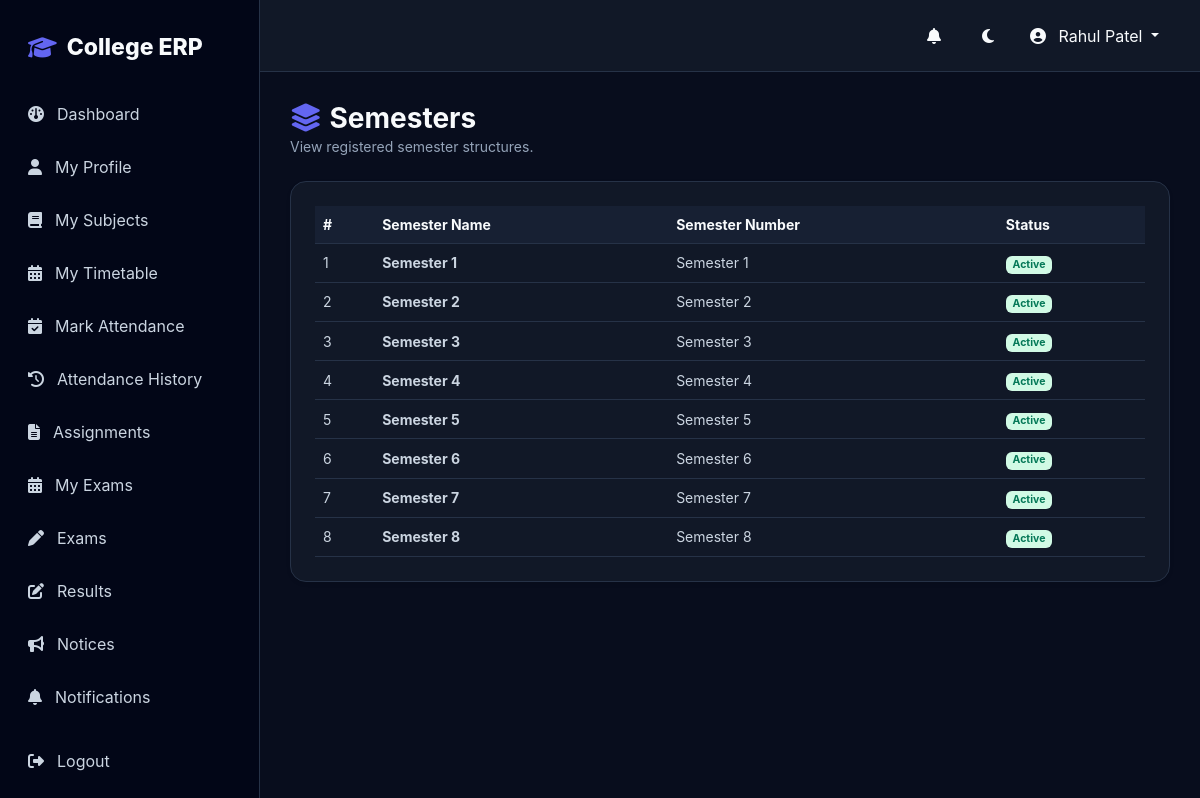
The page /academics/semesters/ (signed in) on the database its author committed.
### academics/models.py (models this page shows, shortened)
class Semester(models.Model):
    name = models.CharField(max_length=50)
    number = models.PositiveIntegerField()
    is_active = models.BooleanField(default=False)
    class Meta:
        ordering = ["number"]

### academics/views.py (the view)
# urls.py: path("semesters/", semester_list, name="semester_list"),
@login_required
def semester_list(request):
    semesters = Semester.objects.all()
    return render(request, "academics/semester_list.html", {"semesters": semesters})

### notifications/context_processors.py (called while the page is built)
def unread_notifications(request):
    if request.user.is_authenticated:
        count = Notification.objects.filter(recipient=request.user, is_read=False).count()
        return {"unread_notifications_count": count}
    return {"unread_notifications_count": 0}

### templates/academics/semester_list.html (shortened to what this page needs)
{% extends "base.html" %}
{% block content %}
<div class="container-fluid p-0">
    <div class="d-flex justify-content-between align-items-center mb-4">
        <div>
            <h1 class="h3 fw-bold m-0"><i class="fa-solid fa-layer-group text-primary me-2"></i>Semesters</h1>
            <p class="text-muted small m-0">View registered semester structures.</p>
        </div>
    </div>
    <div class="card border-0 shadow-sm rounded-4 p-4" style="background: var(--card);">
        <div class="table-responsive">
            <table class="table table-hover align-middle m-0 small">
                <thead>
                    <tr>
                        <th>#</th>
                        <th>Semester Name</th>
                        <th>Semester Number</th>
                        <th>Status</th>
                    </tr>
                </thead>
                <tbody>
                    {% for sem in semesters %}
                    <tr>
                        <td>{{ forloop.counter }}</td>
                        <td><strong>{{ sem.name }}</strong></td>
                        <td>Semester {{ sem.number }}</td>
                        <td>
                            {% if sem.is_active %}
                                <span class="badge bg-success-subtle text-success">Active</span>
                            {% else %}
                                <span class="badge bg-secondary-subtle text-secondary">Inactive</span>
                            {% endif %}
                        </td>
                    </tr>
                    {% empty %}
                    <tr>
                        <td colspan="4" class="text-center py-4 text-muted">No semesters found.</td>
                    </tr>
                    {% endfor %}
                </tbody>
            </table>
        </div>
    </div>
</div>
{% endblock %}

### templates/base.html (shortened to what this page needs)
{% load static %}
<!DOCTYPE html>
<html lang="en">
<head>
    <link
        href="https://cdn.jsdelivr.net/npm/bootstrap@5.3.3/dist/css/bootstrap.min.css"
        rel="stylesheet"
    >
    <link
        href="https://cdnjs.cloudflare.com/ajax/libs/font-awesome/6.7.2/css/all.min.css"
        rel="stylesheet"
    >
    <link
        href="https://unpkg.com/aos@2.3.4/dist/aos.css"
        rel="stylesheet"
    >
</head>
<body>
    {% if user.is_authenticated %}
        {% include "components/sidebar.html" %}
        <main class="main">
            <nav class="navbar-custom">
                <div class="d-flex align-items-center gap-2">
                    <a
                        href="{% url 'notification_list' %}"
                        class="theme-btn position-relative me-1"
                        title="Notifications"
                        style="text-decoration: none; display: inline-flex; align-items: center; justify-content: center;"
                    >
                        <i class="fa-solid fa-bell"></i>
                    </a>
                    <button
                        class="theme-btn"
                        id="themeToggle"
                        title="Toggle theme"
                    >
                        <i class="fa-solid fa-moon"></i>
                    </button>
                    <div class="dropdown">
                        <button
                            class="btn dropdown-toggle"
                            data-bs-toggle="dropdown"
                            style="color: var(--text);"
                        >
                            <i class="fa-solid fa-circle-user me-2"></i>
                            {{ user.get_full_name|default:user.username }}
                        </button>
                    </div>
                </div>
            </nav>
            <section class="content">
                {% block content %}{% endblock %}
            </section>
        </main>
    {% else %}
        {% block auth_content %}{% endblock %}
    {% endif %}
</body>
</html>

### templates/base.html (style rules this page uses)
*, *::before, *::after { transition: background-color .25s ease, color .25s ease, border-color .25s ease; }
:root, [data-theme="dark"] { --bg: #080d1d; --surface: #111827; --surface-2: #172033; --surface-3: #1e293b; --border: #263247; --text: #f8fafc; --text-primary: #f8fafc; --text-secondary: #cbd5e1; --muted: #94a3b8; --primary: #6366f1; --primary-hover: #4f46e5; --primary-dark: #3730a3; --success: #22c55e; --danger: #ef4444; --warning: #f59e0b; --table-header: #172033; --table-cell: #111827; --table-hover: #1e293b; --card: #111827; --card-hover: #172033; --sidebar: #020617; }
body { margin: 0; background: var(--bg) !important; color: var(--text) !important; font-family: Inter, system-ui, -apple-system, BlinkMacSystemFont, "Segoe UI", sans-serif; }
h1, h2, h3, h4, h5, h6, .h1, .h2, .h3, .h4, .h5, .h6, .page-title, .student-name, .stat-value, .percentage { color: var(--text-primary) !important; }
body, p, label, li, dt, dd { color: var(--text-secondary); }
.text-muted, small.text-muted, span.text-muted, p.text-muted, div.text-muted, .subtitle, .stat-label, .stat-small, .text-muted.small, .extra-small { color: var(--muted) !important; }
.text-primary { color: var(--primary) !important; }
table, .table { color: var(--text-secondary) !important; --bs-table-color: var(--text-secondary) !important; --bs-table-bg: transparent !important; --bs-table-border-color: var(--border) !important; }
th, .table th, thead th { color: var(--text-primary) !important; background: var(--table-header) !important; border-color: var(--border) !important; }
td, .table td { color: var(--text-secondary) !important; background: var(--table-cell); border-color: var(--border) !important; }
.event-seminar, .badge.bg-success-subtle { background: #d1fae5 !important; color: #047857 !important; font-weight: 700; }
.dashboard-card, .stat-card, .card, .card-box, .filter-card, .student-card, .date-box, .student-profile-card, .empty-card, .empty-state { background: var(--surface) !important; border: 1px solid var(--border) !important; color: var(--text-secondary) !important; }
.navbar-custom { background: var(--surface) !important; border-bottom: 1px solid var(--border) !important; }
.theme-btn { border: 0; background: transparent; color: var(--text-primary); width: 42px; height: 42px; border-radius: 50%; display: flex; align-items: center; justify-content: center; cursor: pointer; }
a { color: var(--primary); text-decoration: none; }
.sidebar a, .btn, .dropdown-item, .nav-link, .navbar a { text-decoration: none; }
body { margin: 0; background: var(--bg); color: var(--text); font-family: Inter, system-ui, -apple-system, BlinkMacSystemFont, "Segoe UI", sans-serif; transition: background .3s ease, color .3s ease; }
.main { margin-left: 260px; min-height: 100vh; }
.navbar-custom { height: 72px; background: var(--card); border-bottom: 1px solid var(--border); display: flex; align-items: center; justify-content: space-between; padding: 0 28px; position: sticky; top: 0; z-index: 1000; }
.content { padding: 30px; }
.theme-btn { border: 0; background: transparent; color: var(--text); width: 42px; height: 42px; border-radius: 50%; }

### rows shown on the page
Semester: name "Semester 1", number "1", is_active "Active"
Semester: name "Semester 2", number "2", is_active "Active"
Semester: name "Semester 3", number "3", is_active "Active"
Semester: name "Semester 4", number "4", is_active "Active"
Semester: name "Semester 5", number "5", is_active "Active"
Semester: name "Semester 6", number "6", is_active "Active"
Semester: name "Semester 7", number "7", is_active "Active"
Semester: name "Semester 8", number "8", is_active "Active"

### other values the page prints
{{ user.get_full_name|default:user.username }} "Rahul Patel"
